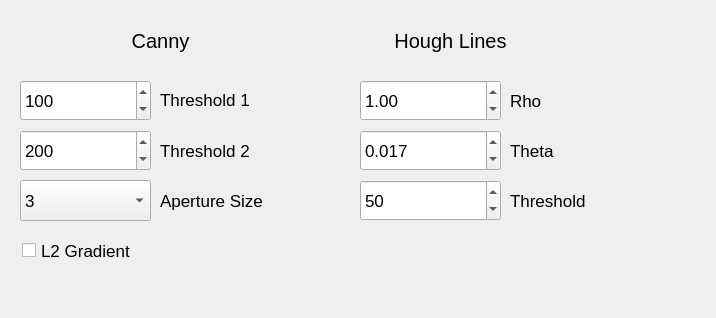
<?xml version="1.0" encoding="UTF-8"?>
<ui version="4.0">
 <class>MainWindow</class>
 <widget class="QMainWindow" name="MainWindow">
  <property name="geometry">
   <rect>
    <x>0</x>
    <y>0</y>
    <width>716</width>
    <height>318</height>
   </rect>
  </property>
  <property name="windowTitle">
   <string>MainWindow</string>
  </property>
  <widget class="QWidget" name="centralwidget">
   <widget class="QSpinBox" name="spinBox">
    <property name="geometry">
     <rect>
      <x>20</x>
      <y>80</y>
      <width>131</width>
      <height>41</height>
     </rect>
    </property>
    <property name="font">
     <font>
      <pointsize>13</pointsize>
     </font>
    </property>
    <property name="minimum">
     <number>1</number>
    </property>
    <property name="maximum">
     <number>254</number>
    </property>
    <property name="value">
     <number>100</number>
    </property>
   </widget>
   <widget class="QSpinBox" name="spinBox_2">
    <property name="geometry">
     <rect>
      <x>20</x>
      <y>130</y>
      <width>131</width>
      <height>41</height>
     </rect>
    </property>
    <property name="font">
     <font>
      <pointsize>13</pointsize>
     </font>
    </property>
    <property name="minimum">
     <number>1</number>
    </property>
    <property name="maximum">
     <number>254</number>
    </property>
    <property name="value">
     <number>200</number>
    </property>
   </widget>
   <widget class="QComboBox" name="comboBox">
    <property name="geometry">
     <rect>
      <x>20</x>
      <y>180</y>
      <width>131</width>
      <height>41</height>
     </rect>
    </property>
    <property name="font">
     <font>
      <pointsize>13</pointsize>
     </font>
    </property>
    <item>
     <property name="text">
      <string>3</string>
     </property>
    </item>
    <item>
     <property name="text">
      <string>5</string>
     </property>
    </item>
    <item>
     <property name="text">
      <string>7</string>
     </property>
    </item>
   </widget>
   <widget class="QCheckBox" name="checkBox">
    <property name="geometry">
     <rect>
      <x>22</x>
      <y>230</y>
      <width>151</width>
      <height>41</height>
     </rect>
    </property>
    <property name="font">
     <font>
      <pointsize>13</pointsize>
     </font>
    </property>
    <property name="text">
     <string>L2 Gradient</string>
    </property>
   </widget>
   <widget class="QLabel" name="label">
    <property name="geometry">
     <rect>
      <x>160</x>
      <y>79</y>
      <width>121</width>
      <height>41</height>
     </rect>
    </property>
    <property name="font">
     <font>
      <pointsize>13</pointsize>
     </font>
    </property>
    <property name="text">
     <string>Threshold 1</string>
    </property>
   </widget>
   <widget class="QLabel" name="label_2">
    <property name="geometry">
     <rect>
      <x>160</x>
      <y>130</y>
      <width>121</width>
      <height>41</height>
     </rect>
    </property>
    <property name="font">
     <font>
      <pointsize>13</pointsize>
     </font>
    </property>
    <property name="text">
     <string>Threshold 2</string>
    </property>
   </widget>
   <widget class="QLabel" name="label_3">
    <property name="geometry">
     <rect>
      <x>160</x>
      <y>180</y>
      <width>141</width>
      <height>41</height>
     </rect>
    </property>
    <property name="font">
     <font>
      <pointsize>13</pointsize>
     </font>
    </property>
    <property name="text">
     <string>Aperture Size</string>
    </property>
   </widget>
   <widget class="QLabel" name="label_4">
    <property name="geometry">
     <rect>
      <x>30</x>
      <y>20</y>
      <width>261</width>
      <height>41</height>
     </rect>
    </property>
    <property name="font">
     <font>
      <pointsize>15</pointsize>
     </font>
    </property>
    <property name="text">
     <string>Canny</string>
    </property>
    <property name="alignment">
     <set>Qt::AlignCenter</set>
    </property>
   </widget>
   <widget class="QLabel" name="label_5">
    <property name="geometry">
     <rect>
      <x>330</x>
      <y>20</y>
      <width>241</width>
      <height>41</height>
     </rect>
    </property>
    <property name="font">
     <font>
      <pointsize>15</pointsize>
      <hintingpreference>PreferDefaultHinting</hintingpreference>
     </font>
    </property>
    <property name="text">
     <string>Hough Lines</string>
    </property>
    <property name="alignment">
     <set>Qt::AlignCenter</set>
    </property>
   </widget>
   <widget class="QDoubleSpinBox" name="doubleSpinBox">
    <property name="geometry">
     <rect>
      <x>360</x>
      <y>80</y>
      <width>141</width>
      <height>41</height>
     </rect>
    </property>
    <property name="font">
     <font>
      <pointsize>13</pointsize>
     </font>
    </property>
    <property name="minimum">
     <double>0.100000000000000</double>
    </property>
    <property name="maximum">
     <double>20.000000000000000</double>
    </property>
    <property name="singleStep">
     <double>0.100000000000000</double>
    </property>
    <property name="value">
     <double>1.000000000000000</double>
    </property>
   </widget>
   <widget class="QDoubleSpinBox" name="doubleSpinBox_2">
    <property name="geometry">
     <rect>
      <x>360</x>
      <y>130</y>
      <width>141</width>
      <height>41</height>
     </rect>
    </property>
    <property name="font">
     <font>
      <pointsize>13</pointsize>
     </font>
    </property>
    <property name="decimals">
     <number>3</number>
    </property>
    <property name="minimum">
     <double>0.001000000000000</double>
    </property>
    <property name="maximum">
     <double>2.000000000000000</double>
    </property>
    <property name="singleStep">
     <double>0.001000000000000</double>
    </property>
    <property name="value">
     <double>0.017000000000000</double>
    </property>
   </widget>
   <widget class="QSpinBox" name="spinBox_3">
    <property name="geometry">
     <rect>
      <x>360</x>
      <y>180</y>
      <width>141</width>
      <height>41</height>
     </rect>
    </property>
    <property name="font">
     <font>
      <pointsize>13</pointsize>
     </font>
    </property>
    <property name="minimum">
     <number>1</number>
    </property>
    <property name="maximum">
     <number>254</number>
    </property>
    <property name="value">
     <number>50</number>
    </property>
   </widget>
   <widget class="QLabel" name="label_6">
    <property name="geometry">
     <rect>
      <x>510</x>
      <y>80</y>
      <width>161</width>
      <height>41</height>
     </rect>
    </property>
    <property name="font">
     <font>
      <pointsize>13</pointsize>
     </font>
    </property>
    <property name="text">
     <string>Rho</string>
    </property>
   </widget>
   <widget class="QLabel" name="label_7">
    <property name="geometry">
     <rect>
      <x>510</x>
      <y>130</y>
      <width>161</width>
      <height>41</height>
     </rect>
    </property>
    <property name="font">
     <font>
      <pointsize>13</pointsize>
     </font>
    </property>
    <property name="text">
     <string>Theta</string>
    </property>
   </widget>
   <widget class="QLabel" name="label_8">
    <property name="geometry">
     <rect>
      <x>510</x>
      <y>180</y>
      <width>161</width>
      <height>41</height>
     </rect>
    </property>
    <property name="font">
     <font>
      <pointsize>13</pointsize>
     </font>
    </property>
    <property name="text">
     <string>Threshold</string>
    </property>
   </widget>
  </widget>
 </widget>
 <resources/>
 <connections/>
</ui>
